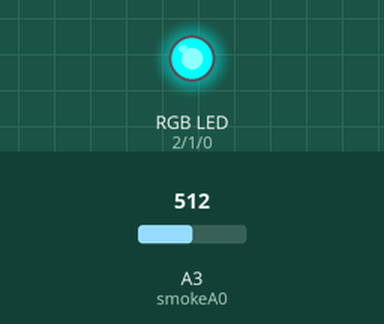
This sketch was run on a simulated Arduino Uno, built with avr-gcc and run on an emulated ATmega328P. Shown: an RGB LED mixed from three pins (HIGH = lit). Inputs (shaded band) come from the test bench; at power-on: A3 (smokeA0) = 512.

Above: at 1.8 s.
1.9 s: A3 (smokeA0) set to 194
4.2 s: A3 (smokeA0) set to 162
At 7.1 s:
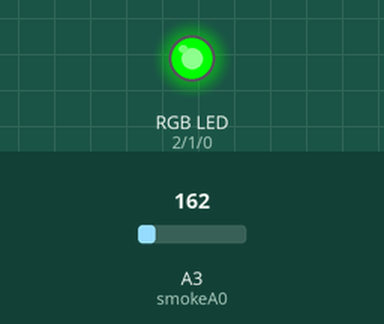
7.5 s: A3 (smokeA0) set to 140
At 9.4 s:
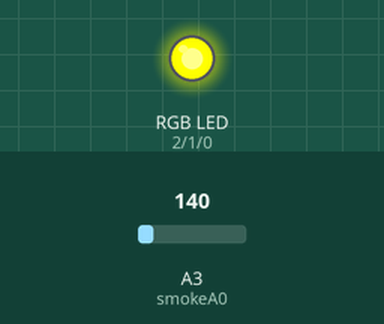
10.5 s: A3 (smokeA0) set to 106
13.2 s: A3 (smokeA0) set to 96
At 16.2 s:
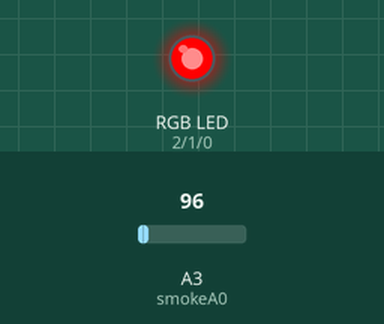
16.5 s: A3 (smokeA0) set to 122
At 18.7 s:
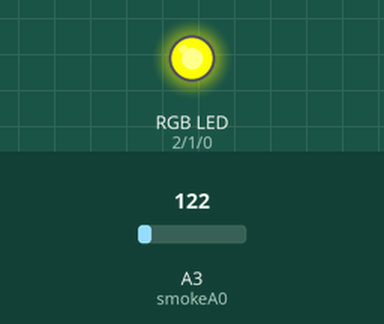
Timing chart, 0 to 20.2 s (numbered marks = the images above; inputs shaded):
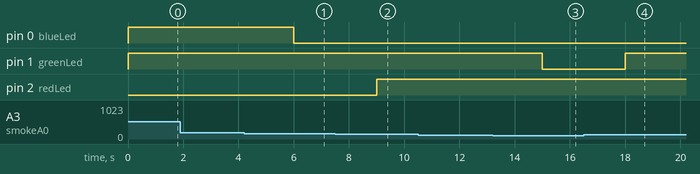

Measured:
- the behaviour switches between 176 and 175 on A3 (smokeA0) (found by bisection; images 0 and 1)
- the behaviour switches between 101 and 100 on A3 (smokeA0) (found by bisection; images 2 and 3)
- after the input at 1.9 s, every drawn part: stays the same
- after the input at 4.2 s, pin 0 (blueLed): HIGH → LOW after 1.8 s
- after the input at 7.5 s, pin 2 (redLed): LOW → HIGH after 1.5 s
- after the input at 10.5 s, every drawn part: stays the same
- after the input at 13.2 s, pin 1 (greenLed): HIGH → LOW after 1.8 s
- after the input at 16.5 s, pin 1 (greenLed): LOW → HIGH after 1.5 s

The sketch:

Fukoi.ino
```cpp
/**********************************
 Name: Fukai
 Description: air quality advisor
 Auth: Elisabeth Lorenzi Fernandez
***********************************/

// Pin input for smoke detector
int smokeA0 = A3;

// Pin output for red, green, blue leds.
int redLed = 2;
int greenLed = 1;
int blueLed = 0;

// Value readed from sensor. Initialize for fist iteration.
int analogSensor = 255;
// For storing prevoius analogSensor value.
int lastValue = 0;
// Maximum variance between two sensor readings that is considered similar.
unsigned int tolerance = 2;

// Color palette used for the different color that we display.
// Green -> best quality
// ...
// Red -> lesser quality

int red[] = {255,0,0};
int fuchsia[] = {255,0,60};
int purple[] = {255,0,210};
int blue[] = {0,0,255};
int cyan[] = {0,255,255};
int green[] = {0,255,0};


// Initialize pin modes and smoke detector acquisition rate
void setup()
{
  // input
  pinMode(smokeA0, INPUT);
  // Serial debug used on Arduino UNO (prototype)
  // Serial.begin(9600);
  // output
  pinMode(redLed, OUTPUT);
  pinMode(greenLed, OUTPUT);
  pinMode(blueLed, OUTPUT);
}

// We are using catodic leds, so we need to reverse RGB values.
void displayColor(int color[])
{
  analogWrite(redLed, 255 - color[0]);
  analogWrite(greenLed, 255 - color[1]);
  analogWrite(blueLed, 255 - color[2]);
}

// compare two values within an given
boolean similar(int current, int last, int margin)
{
  int diff = current - last;
  if (diff < 0)
    diff = last - current;
 // Serial.print("similar.debug.diff = ");
 // Serial.println(diff);

  if ( diff > tolerance)
    return false;
  else
    return true;
}

/* debug info
void debug(int sensor, int last)
{
  Serial.print("Pin A0: ");
  Serial.print(sensor);
  Serial.print(" lastValue: ");
  Serial.println(last);
  //delay(1000);
} */

// BEGIN

// infinite loop
void loop()
{
  if (similar(analogSensor,lastValue,tolerance))
  {
     // Serial.println("[Similar!]");
     // debug(analogSensor,lastValue);
     analogSensor = analogRead(smokeA0);

  } else {
      lastValue = analogSensor;
      analogSensor = analogRead(smokeA0);

      // debug info
      // Serial.println("[DIFFERENT]");
      // debug(analogSensor, lastValue);

      // Checks if it has reached the threshold value
      if (analogSensor > 215)
      {
          displayColor(red);
      } else if (analogSensor > 175)
      {
          displayColor(fuchsia);
      } else if (analogSensor > 150)
      {
          displayColor(purple);
      } else if (analogSensor > 100)
      {
          displayColor(blue);
      } else if (analogSensor > 50)
      {
          displayColor(cyan);
      } else {
          displayColor(green);
      }
  }
  // sleep for 100ms
  delay(1000);
}

// END
```
